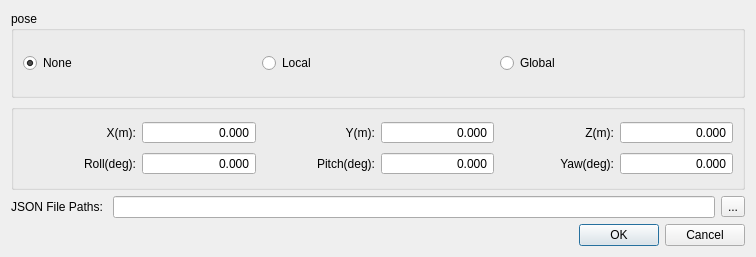
<?xml version="1.0" encoding="UTF-8"?>
<ui version="4.0">
 <class>welkin::bamboo::ImportDetectionDialog</class>
 <widget class="QDialog" name="welkin::bamboo::ImportDetectionDialog">
  <property name="geometry">
   <rect>
    <x>0</x>
    <y>0</y>
    <width>756</width>
    <height>257</height>
   </rect>
  </property>
  <property name="windowTitle">
   <string>Import Detection Dialog</string>
  </property>
  <layout class="QGridLayout" name="gridLayout_2">
   <item row="0" column="0">
    <widget class="QGroupBox" name="groupBox">
     <property name="sizePolicy">
      <sizepolicy hsizetype="Minimum" vsizetype="Preferred">
       <horstretch>0</horstretch>
       <verstretch>0</verstretch>
      </sizepolicy>
     </property>
     <property name="title">
      <string>pose</string>
     </property>
     <layout class="QGridLayout" name="gridLayout">
      <item row="0" column="1">
       <widget class="QRadioButton" name="radioButton_local">
        <property name="text">
         <string>Local</string>
        </property>
        <property name="checked">
         <bool>false</bool>
        </property>
       </widget>
      </item>
      <item row="0" column="0">
       <widget class="QRadioButton" name="radioButton_none">
        <property name="text">
         <string>None</string>
        </property>
        <property name="checked">
         <bool>true</bool>
        </property>
       </widget>
      </item>
      <item row="0" column="2">
       <widget class="QRadioButton" name="radioButton_global">
        <property name="text">
         <string>Global</string>
        </property>
       </widget>
      </item>
     </layout>
    </widget>
   </item>
   <item row="1" column="0">
    <widget class="QGroupBox" name="groupBox_2">
     <property name="sizePolicy">
      <sizepolicy hsizetype="Minimum" vsizetype="Preferred">
       <horstretch>0</horstretch>
       <verstretch>0</verstretch>
      </sizepolicy>
     </property>
     <property name="title">
      <string/>
     </property>
     <layout class="QGridLayout" name="gridLayout_3">
      <item row="1" column="0">
       <widget class="QLabel" name="label_5">
        <property name="sizePolicy">
         <sizepolicy hsizetype="Minimum" vsizetype="Preferred">
          <horstretch>0</horstretch>
          <verstretch>0</verstretch>
         </sizepolicy>
        </property>
        <property name="text">
         <string>Roll(deg):</string>
        </property>
        <property name="alignment">
         <set>Qt::AlignRight|Qt::AlignTrailing|Qt::AlignVCenter</set>
        </property>
       </widget>
      </item>
      <item row="1" column="1">
       <widget class="QDoubleSpinBox" name="doubleSpinBox_roll">
        <property name="alignment">
         <set>Qt::AlignRight|Qt::AlignTrailing|Qt::AlignVCenter</set>
        </property>
        <property name="buttonSymbols">
         <enum>QAbstractSpinBox::NoButtons</enum>
        </property>
        <property name="decimals">
         <number>3</number>
        </property>
        <property name="minimum">
         <double>-1000000000000000.000000000000000</double>
        </property>
        <property name="maximum">
         <double>1000000000000000.000000000000000</double>
        </property>
       </widget>
      </item>
      <item row="1" column="4">
       <widget class="QLabel" name="label_6">
        <property name="sizePolicy">
         <sizepolicy hsizetype="Minimum" vsizetype="Preferred">
          <horstretch>0</horstretch>
          <verstretch>0</verstretch>
         </sizepolicy>
        </property>
        <property name="text">
         <string>Yaw(deg):</string>
        </property>
        <property name="alignment">
         <set>Qt::AlignRight|Qt::AlignTrailing|Qt::AlignVCenter</set>
        </property>
       </widget>
      </item>
      <item row="0" column="2">
       <widget class="QLabel" name="label_2">
        <property name="sizePolicy">
         <sizepolicy hsizetype="Minimum" vsizetype="Preferred">
          <horstretch>0</horstretch>
          <verstretch>0</verstretch>
         </sizepolicy>
        </property>
        <property name="text">
         <string>Y(m):</string>
        </property>
        <property name="alignment">
         <set>Qt::AlignRight|Qt::AlignTrailing|Qt::AlignVCenter</set>
        </property>
       </widget>
      </item>
      <item row="1" column="5">
       <widget class="QDoubleSpinBox" name="doubleSpinBox_yaw">
        <property name="alignment">
         <set>Qt::AlignRight|Qt::AlignTrailing|Qt::AlignVCenter</set>
        </property>
        <property name="buttonSymbols">
         <enum>QAbstractSpinBox::NoButtons</enum>
        </property>
        <property name="decimals">
         <number>3</number>
        </property>
        <property name="minimum">
         <double>-1000000000000000.000000000000000</double>
        </property>
        <property name="maximum">
         <double>1000000000000000.000000000000000</double>
        </property>
       </widget>
      </item>
      <item row="1" column="3">
       <widget class="QDoubleSpinBox" name="doubleSpinBox_pitch">
        <property name="alignment">
         <set>Qt::AlignRight|Qt::AlignTrailing|Qt::AlignVCenter</set>
        </property>
        <property name="buttonSymbols">
         <enum>QAbstractSpinBox::NoButtons</enum>
        </property>
        <property name="decimals">
         <number>3</number>
        </property>
        <property name="minimum">
         <double>-1000000000000000.000000000000000</double>
        </property>
        <property name="maximum">
         <double>1000000000000000.000000000000000</double>
        </property>
       </widget>
      </item>
      <item row="0" column="5">
       <widget class="QDoubleSpinBox" name="doubleSpinBox_Z">
        <property name="alignment">
         <set>Qt::AlignRight|Qt::AlignTrailing|Qt::AlignVCenter</set>
        </property>
        <property name="buttonSymbols">
         <enum>QAbstractSpinBox::NoButtons</enum>
        </property>
        <property name="decimals">
         <number>3</number>
        </property>
        <property name="minimum">
         <double>-1000000000000000.000000000000000</double>
        </property>
        <property name="maximum">
         <double>1000000000000000.000000000000000</double>
        </property>
       </widget>
      </item>
      <item row="0" column="1">
       <widget class="QDoubleSpinBox" name="doubleSpinBox_X">
        <property name="alignment">
         <set>Qt::AlignRight|Qt::AlignTrailing|Qt::AlignVCenter</set>
        </property>
        <property name="buttonSymbols">
         <enum>QAbstractSpinBox::NoButtons</enum>
        </property>
        <property name="decimals">
         <number>3</number>
        </property>
        <property name="minimum">
         <double>-1000000000000000.000000000000000</double>
        </property>
        <property name="maximum">
         <double>1000000000000000.000000000000000</double>
        </property>
       </widget>
      </item>
      <item row="0" column="0">
       <widget class="QLabel" name="label">
        <property name="sizePolicy">
         <sizepolicy hsizetype="Minimum" vsizetype="Preferred">
          <horstretch>0</horstretch>
          <verstretch>0</verstretch>
         </sizepolicy>
        </property>
        <property name="text">
         <string>X(m):</string>
        </property>
        <property name="alignment">
         <set>Qt::AlignRight|Qt::AlignTrailing|Qt::AlignVCenter</set>
        </property>
       </widget>
      </item>
      <item row="0" column="4">
       <widget class="QLabel" name="label_3">
        <property name="sizePolicy">
         <sizepolicy hsizetype="Minimum" vsizetype="Preferred">
          <horstretch>0</horstretch>
          <verstretch>0</verstretch>
         </sizepolicy>
        </property>
        <property name="text">
         <string>Z(m):</string>
        </property>
        <property name="alignment">
         <set>Qt::AlignRight|Qt::AlignTrailing|Qt::AlignVCenter</set>
        </property>
       </widget>
      </item>
      <item row="0" column="3">
       <widget class="QDoubleSpinBox" name="doubleSpinBox_Y">
        <property name="alignment">
         <set>Qt::AlignRight|Qt::AlignTrailing|Qt::AlignVCenter</set>
        </property>
        <property name="buttonSymbols">
         <enum>QAbstractSpinBox::NoButtons</enum>
        </property>
        <property name="decimals">
         <number>3</number>
        </property>
        <property name="minimum">
         <double>-1000000000000000.000000000000000</double>
        </property>
        <property name="maximum">
         <double>1000000000000000.000000000000000</double>
        </property>
       </widget>
      </item>
      <item row="1" column="2">
       <widget class="QLabel" name="label_4">
        <property name="sizePolicy">
         <sizepolicy hsizetype="Minimum" vsizetype="Preferred">
          <horstretch>0</horstretch>
          <verstretch>0</verstretch>
         </sizepolicy>
        </property>
        <property name="text">
         <string>Pitch(deg):</string>
        </property>
        <property name="alignment">
         <set>Qt::AlignRight|Qt::AlignTrailing|Qt::AlignVCenter</set>
        </property>
       </widget>
      </item>
     </layout>
    </widget>
   </item>
   <item row="2" column="0">
    <layout class="QHBoxLayout" name="horizontalLayout_3">
     <item>
      <widget class="QLabel" name="label_7">
       <property name="text">
        <string>JSON File Paths: </string>
       </property>
      </widget>
     </item>
     <item>
      <widget class="QLineEdit" name="lineEdit_layer_filepaths">
       <property name="readOnly">
        <bool>true</bool>
       </property>
      </widget>
     </item>
     <item>
      <widget class="QToolButton" name="toolButton_layer_filepaths">
       <property name="text">
        <string>...</string>
       </property>
      </widget>
     </item>
    </layout>
   </item>
   <item row="3" column="0">
    <widget class="QDialogButtonBox" name="buttonBox">
     <property name="orientation">
      <enum>Qt::Horizontal</enum>
     </property>
     <property name="standardButtons">
      <set>QDialogButtonBox::Cancel|QDialogButtonBox::Ok</set>
     </property>
    </widget>
   </item>
  </layout>
 </widget>
 <resources/>
 <connections>
  <connection>
   <sender>buttonBox</sender>
   <signal>accepted()</signal>
   <receiver>welkin::bamboo::ImportDetectionDialog</receiver>
   <slot>accept()</slot>
   <hints>
    <hint type="sourcelabel">
     <x>248</x>
     <y>254</y>
    </hint>
    <hint type="destinationlabel">
     <x>157</x>
     <y>274</y>
    </hint>
   </hints>
  </connection>
  <connection>
   <sender>buttonBox</sender>
   <signal>rejected()</signal>
   <receiver>welkin::bamboo::ImportDetectionDialog</receiver>
   <slot>reject()</slot>
   <hints>
    <hint type="sourcelabel">
     <x>316</x>
     <y>260</y>
    </hint>
    <hint type="destinationlabel">
     <x>286</x>
     <y>274</y>
    </hint>
   </hints>
  </connection>
 </connections>
</ui>
